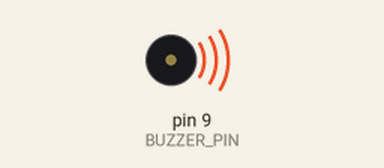
Simulated run of this sketch. Board: Arduino Uno, built with avr-gcc and run on an emulated ATmega328P. On the bench: buzzer (waves = sounding).

Above: at 4.06 s.
At 18.2 s:
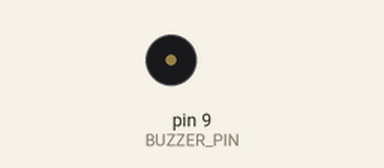
Timing chart, 0 to 26.0 s (numbered marks = the images above):
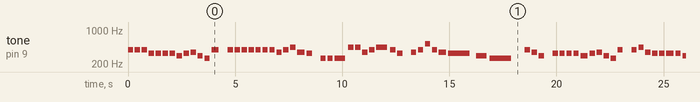

Measured:
- by itself, tone on pin 9 (BUZZER_PIN): plays 392 Hz for 0.25 s, 392 Hz for 0.25 s, 392 Hz for 0.25 s, 330 Hz for 0.25 s, 330 Hz for 0.25 s, 330 Hz for 0.25 s … (319 notes in this stretch)

The sketch:

17_agustus_buzzer_audio.ino
```cpp
// (licence header left out)
#include "pitches.h"

#define BUZZER_PIN 9

int melody[] = {
  NOTE_G4, NOTE_G4, NOTE_G4, NOTE_E4, NOTE_E4, NOTE_E4, NOTE_E4, NOTE_D4, NOTE_E4, NOTE_F4, NOTE_D4, NOTE_C4, NOTE_G4, REST,
  NOTE_G4, NOTE_G4, NOTE_G4, NOTE_G4, NOTE_G4, NOTE_G4, NOTE_G4, NOTE_F4, NOTE_G4, NOTE_A4, NOTE_F4, NOTE_E4, REST,
  NOTE_C4, NOTE_C4, NOTE_C4, NOTE_A4, NOTE_A4, NOTE_F4, NOTE_G4, NOTE_A4, NOTE_G4, NOTE_E4, REST,
  NOTE_F4, NOTE_G4, NOTE_C5, NOTE_G4, NOTE_F4, NOTE_E4, NOTE_D4, NOTE_C4, REST,
  NOTE_G4, NOTE_F4, NOTE_D4, REST,
  NOTE_E4, NOTE_E4, NOTE_E4, NOTE_E4, NOTE_D4, NOTE_E4, NOTE_F4, NOTE_D4, NOTE_C4, NOTE_G4, REST,
  NOTE_G4, NOTE_A4, NOTE_F4, NOTE_E4, NOTE_E4, NOTE_E4, NOTE_E4, NOTE_D4, NOTE_E4, NOTE_F4, NOTE_D4, NOTE_C4, REST,
  NOTE_G4, NOTE_A4, NOTE_B4, NOTE_C5, NOTE_G4, NOTE_D5, NOTE_C5, NOTE_E5, NOTE_D5, NOTE_F5, REST,
  NOTE_F4, NOTE_G4, NOTE_C5, NOTE_G4, NOTE_F4, NOTE_E4, NOTE_D4, NOTE_F4, NOTE_E4, NOTE_D4, REST,
  NOTE_G4, NOTE_A4, NOTE_B4, NOTE_C5, NOTE_G4, NOTE_D5, NOTE_C5, NOTE_E5, NOTE_D5, NOTE_F5, REST,
  NOTE_F4, NOTE_G4, NOTE_C5, NOTE_G4, NOTE_F4, NOTE_E4, NOTE_D4, NOTE_C4, REST,

};

int durations[] = {
  4, 4, 4, 4, 4, 4, 4, 4, 4, 4, 4, 4, 3,
  4, 4, 4, 4, 4, 4, 4, 4, 4, 4, 4, 3,
  4, 4, 4, 4, 2, 4, 4, 4, 4, 2,
  4, 4, 4, 4, 4, 4, 4, 3,
  1, 2, 1,
  4, 4, 4, 4, 4, 4, 4, 4, 4, 3,
  4, 4, 4, 4, 4, 4, 4, 4, 4, 4, 4, 3,
  4, 4, 4, 3, 4, 4, 4, 4, 4, 3,
  4, 3, 4, 3, 4, 4, 4, 4, 4, 3,
  4, 4, 4, 3, 4, 4, 4, 4, 4, 3,
  4, 4, 4, 4, 4, 3, 2, 1, 500
};

void setup()
{
  pinMode(BUZZER_PIN, OUTPUT);
}

void loop()
{
  int size = sizeof(durations) / sizeof(int);

  for (int note = 0; note < size; note++) {
    //to calculate the note duration, take one second divided by the note type.
    //e.g. quarter note = 1000 / 4, eighth note = 1000/8, etc.
    int duration = 1000 / durations[note];
    tone(BUZZER_PIN, melody[note], duration);

    //to distinguish the notes, set a minimum time between them.
    //the note's duration + 30% seems to work well:
    int pauseBetweenNotes = duration * 1.30;
    delay(pauseBetweenNotes);

    //stop the tone playing:
    noTone(BUZZER_PIN);
  }
}
```
